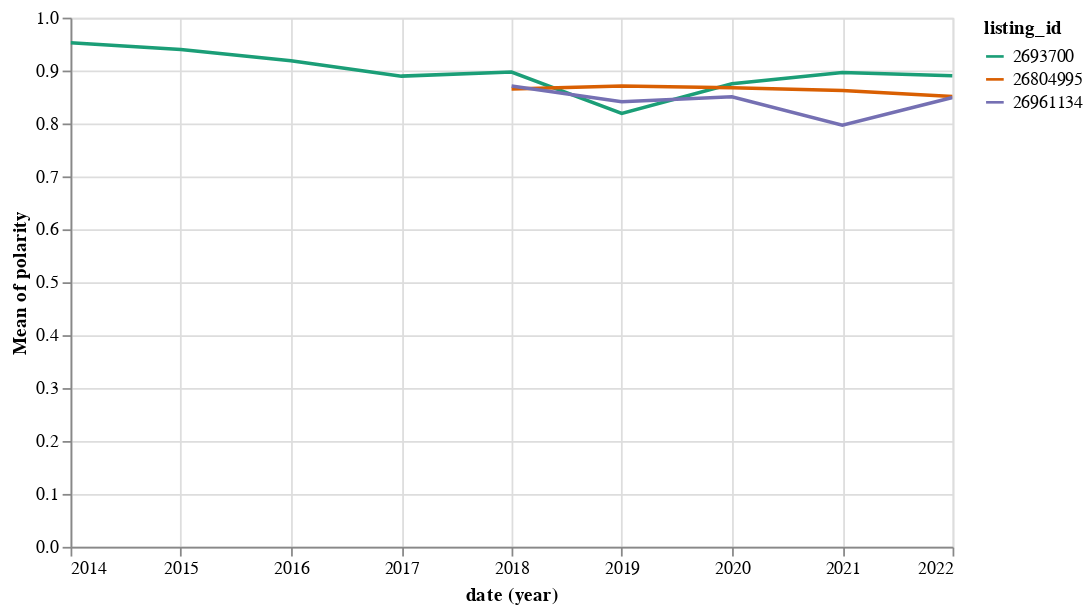

The cell this chart's notebook holds for it:
### Markdown cell above
###  Review sentiment changes over time

### Code cell
# plot the sentiment changes over time by year for given listings
# notice: altair can only take <=5000 rows, so cannot show all listings at once
def plot_listing_sentiment_over_time(df,listing_id = None):
    sub_df = df[df['listing_id'].isin(listing_id)]
    
    plot = alt.Chart(sub_df, width=500).mark_line().encode(
                x='year(date):T',
                y='mean(polarity)',
                color=alt.Color('listing_id:O', scale=alt.Scale(scheme= 'dark2'))
            ).interactive()
    return plot

# sample plot (plot changes everytime you run the code when removing random_state=RANDOM_STATE)
listing_id_sample = review_df['listing_id'].sample(3,random_state=RANDOM_STATE).values
print(listing_id_sample)
plot_listing_sentiment_over_time(review_df, listing_id_sample)

### Figure 1 — Vega-Lite specification as saved in the notebook (floating-point values rounded to 4 significant figures; data arrays with more than 128 entries replaced by an {"elided": "..."} marker saying what was removed)
{"config": {"view": {"continuousWidth": 400, "continuousHeight": 300}}, "data": {"name": "data-f22dc170cfc87e0b228df04a5e33e77d"}, "mark": "line", "encoding": {"color": {"field": "listing_id", "scale": {"scheme": "dark2"}, "type": "ordinal"}, "x": {"field": "date", "timeUnit": "year", "type": "temporal"}, "y": {"aggregate": "mean", "field": "polarity", "type": "quantitative"}}, "selection": {"selector001": {"type": "interval", "bind": "scales", "encodings": ["x", "y"]}}, "width": 500, "$schema": "https://vega.github.io/schema/vega-lite/v4.17.0.json", "datasets": {"data-f22dc170cfc87e0b228df04a5e33e77d": {"elided": "999 records"}}}
